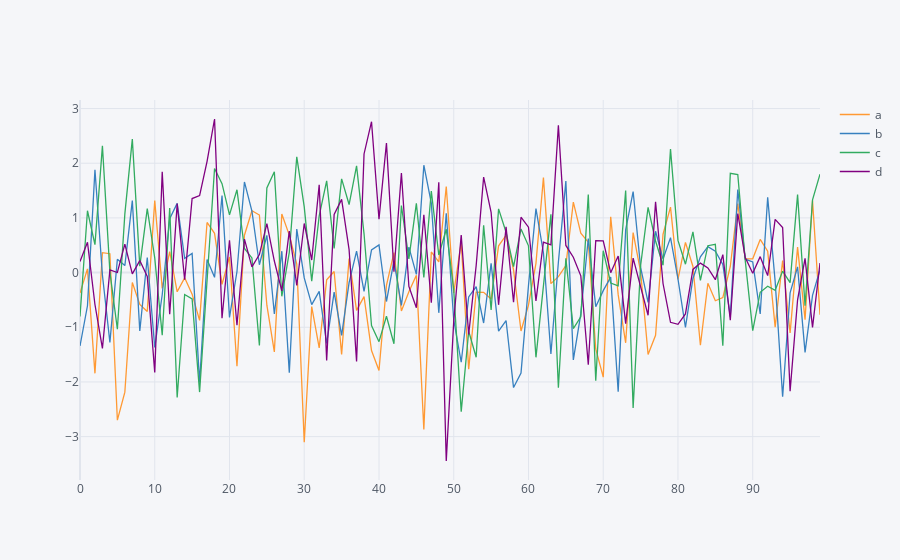

The notebook cell saved with this chart:
### Code cell
# Genera un gráfico interactivo de líneas
dataframe.iplot()
